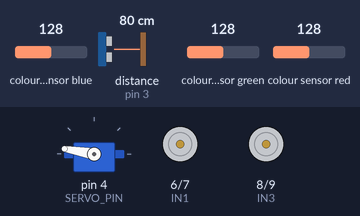
The sketch below on a simulated Arduino Uno, built with avr-gcc and run on an emulated ATmega328P. On the bench: servo, motor-driver pin pairs drawn as motors (green arrow = first pin HIGH = forward, orange = second pin HIGH = backward, longer = more drive, scaled by the enable pin). Wiring (inferred from the names in the program): ultrasonic range finder: trigger pin 2; echo pin 3; TCS3200 colour sensor: output pin 12; S2 A2; S3 A3; S0 A0; S1 A1. The test bench sets the inputs (shaded band); at power-on: distance to the obstacle (sensor on pin 3) 80 cm, colour sensor blue 128, colour sensor green 128, colour sensor red 128. The echo pulse lasts 58.3 µs per cm.

Above: at 2.2 s.
2.3 s: distance to the obstacle (sensor on pin 3) set to 27 cm
At 2.42 s:
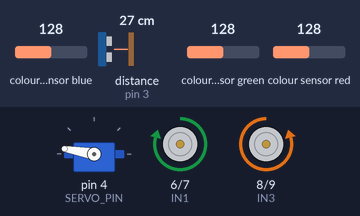
5.8 s: distance to the obstacle (sensor on pin 3) set to 23 cm
At 10.0 s:
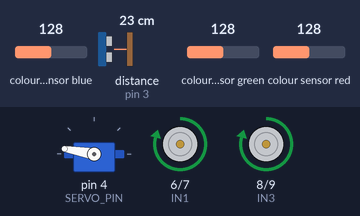
Timing chart, 0 to 15.7 s (numbered marks = the images above; inputs shaded):
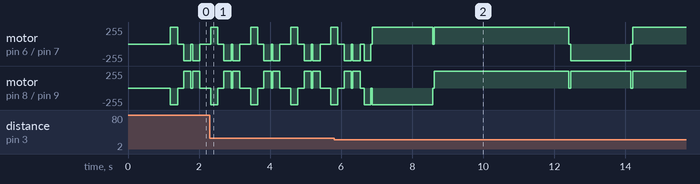

Measured:
- the behaviour switches between 26 and 25 cm on distance to the obstacle (sensor on pin 3) (found by bisection; images 1 and 2)

The sketch:

challenge_part2.ino
```cpp
#define TRIG_PIN 2
#define ECHO_PIN 3
#include <Servo.h>

Servo arm;
const int SERVO_PIN = 4;

const int ARM_DOWN = 0;
const int ARM_MID  = 40;
const int ARM_UP   = 170;

const int S0 = A0;
const int S1 = A1;
const int S2 = A2;


const int S3 = A3;
const int OUT = 12;

const int ENA = 5;    // PWM
const int ENB = 10;   // PWM
const int IN1 = 6;
const int IN2 = 7;
const int IN3 = 8;
const int IN4 = 9;

// Tune these
const int MAX_SPD = 250;     // 0-255
const int MIN_SPD = 120;     // raise if motors stall
const int STEP    = 10;      // ramp step
const int STEP_MS = 80;      // ramp delay
const int delayNum = 50;
const int turnNormal = 400;
const int turnSearch = 200;
const int turn_90 = 1700;

int turnAmount = turnSearch;
int turns = 0;
int turn_dir = -1; //Lets do -1 is left, 1 is right
bool leftpath = true;
bool rightpath = false;
int adjustment_factor = 0;
int seen_obstacles = 0;
String boxStatus = "search";

enum Color { COLOR_UNKNOWN=0, COLOR_RED=1, COLOR_GREEN=2, COLOR_BLUE=3, COLOR_DARK=4 };


void setup() {
  // put your setup code here, to run once:

  pinMode(S0, OUTPUT);
  pinMode(S1, OUTPUT);
  pinMode(S2, OUTPUT);
  pinMode(S3, OUTPUT);
  pinMode(OUT, INPUT);


  // 20% scaling: S0=LOW, S1=HIGH
  digitalWrite(S0, LOW);
  digitalWrite(S1, HIGH);

  pinMode(TRIG_PIN, OUTPUT);
  pinMode(ECHO_PIN, INPUT);

  Serial.println("This is gonna be generational. Smaller number => stronger colour.");

  pinMode(ENA, OUTPUT);
  pinMode(ENB, OUTPUT);
  pinMode(IN1, OUTPUT);
  pinMode(IN2, OUTPUT);
  pinMode(IN3, OUTPUT);
  pinMode(IN4, OUTPUT);

  arm.attach(SERVO_PIN);
  arm.write(ARM_UP);
  //arm.write(ARM_MID);

  stopMotors();
  delay(1000);

}

void loop() {
  if(obstacleAhead()) avoidObstacle();
  pathScan();
  if (leftpath && !rightpath){
    if (boxStatus == "search" || seen_obstacles >= 2) {
      forward(50);
    } else {
      forward(250);
    }
  }
  // white
  else if(!leftpath && !rightpath){
    turnLeft(turnAmount);
    if (colorCheck() == "red") {
      if (boxStatus == "search" || seen_obstacles >= 2) {
      forward(50);
      } else {
      forward(250);
      }
    }
  }
  // on the left side of the line (not supposed to happen)
  else if(!leftpath && rightpath){
    backward(200);
  }


}

void pathScan(){
  if (boxStatus == "search"){
    if (colorCheck() == "blue"){
      turnAmount = turnNormal;
      pickBox();
      boxStatus = "picked";
    }
  }
  else if (boxStatus == "picked"){
    if (colorCheck() == "blue"){
      dropBox();
      boxStatus = "dropped";
    }
  }

  leftpath = (colorCheck() == "red" || colorCheck() == "black");
  turnRight(turnAmount);
  rightpath = (colorCheck() == "red" || colorCheck() == "black");
  if (!rightpath) turnLeft(turnAmount);
}

void dropBox(){
  turnLeft(turn_90 + 300);
  forward(200);
  arm.write(ARM_DOWN);
  delay(300);
  turnLeft(100);
  arm.write(ARM_UP);
  delay(300);
  backward(1000);
  turnRight(800 + turn_90);
  forward(1000);

}
void pickBox(){
  backward(800);
  arcLeft(600);
  arm.write(ARM_DOWN);
  delay(1000);
  arcRight(1800);
  delay(400);
  moveArm(ARM_MID);
  delay(800);
  arcLeft(1000);
}

bool obstacleAhead(){
  long duration;
  float distance_cm;

  digitalWrite(TRIG_PIN, LOW);
  delayMicroseconds(5);
  digitalWrite(TRIG_PIN, HIGH);
  delayMicroseconds(10);
  digitalWrite(TRIG_PIN, LOW);

  duration = pulseIn(ECHO_PIN, HIGH, 30000);

  if (duration > 0) {
    distance_cm = (duration * 0.0343) / 2.0;
    if (distance_cm < 25) return true;
    else return false;
  }
  else return false;
}

void avoidObstacle(){
  Serial.println("Obstacel dete ted");
  backward(100);
  turnRight(turn_90);
  forward(3700);
  turnLeft(turn_90);
  forward(5200);
  turnLeft(turn_90);
  forward(1000);
  //arcRight(700);
  /* while(true){
      delay(100);
      if (colorCheck() == "red") break;
      forward(100);
  } */
  turnRight(1100);
  seen_obstacles++;
}


// --- COLOR HELPERS ----

unsigned long readPulse(bool s2, bool s3) {
  digitalWrite(S2, s2 ? HIGH : LOW);
  digitalWrite(S3, s3 ? HIGH : LOW);
  delay(3);
  unsigned long t = pulseIn(OUT, LOW, 50000); // 50ms timeout
  if (t == 0) t = 50000;
  return t;
}

unsigned long avgPulse(bool s2, bool s3, int n = 5) {
  unsigned long sum = 0;
  for (int i = 0; i < n; i++) sum += readPulse(s2, s3);
  return sum / n;
}

String colorCheck(){
  unsigned long r = avgPulse(false, false); // red filter
  unsigned long b = avgPulse(false, true);  // blue filter
  unsigned long g = avgPulse(true,  true);  // green filter
  unsigned long c = avgPulse(true,  false); // clear/brightness

  // Print raw values
  Serial.print("R "); Serial.print(r);
  Serial.print("  G "); Serial.print(g);
  Serial.print("  B "); Serial.print(b);
  Serial.print("  C "); Serial.print(c);

  // Timeout / disconnected
  if (r >= 49000 && g >= 49000 && b >= 49000) {
    //Serial.println("  -> unknown(timeout)");
    return "black";
  }

  // --- WHITE detection: very bright AND RGB close-ish ---
  unsigned long maxRGB = max(r, max(g, b));
  unsigned long minRGB = min(r, min(g, b));
  unsigned long spread = maxRGB - minRGB;

  const unsigned long WHITE_C_MAX = 120;      // tune if needed
  const unsigned long WHITE_SPREAD_MAX = 80;  // tune if needed

  if (c <= WHITE_C_MAX && spread <= WHITE_SPREAD_MAX) {
    //Serial.println("  -> white");
    return "white";
  }

  // --- BLACK detection: based on your measured black signature ---
  if (r >= 1500 && r <= 2100 &&
      g >= 1950 && g <= 2400 &&
      b >= 1600 && b <= 2100 &&
      c >= 520  && c <= 820) {
    //Serial.println("  -> black");
    return "black";
  }

  // --- RGB classification with a dominance margin ---
  unsigned long m = min(r, min(g, b));
  unsigned long second = (m == r) ? min(g, b) : (m == g ? min(r, b) : min(r, g));

  const unsigned long MARGIN = 80; // increase to 120 if still false blue

  if (second - m < MARGIN) {
    //Serial.println("  -> unknown(tie)");
    return "unknown";
  }

  if (m == r) {
    //Serial.println("  -> red");
    return "red";
  }
  if (m == g) {
    //Serial.println("  -> green");
    return "green";
  }

  //Serial.println("  -> blue");
  return "blue";
}


// -------- Motor helpers --------

// dirA=true means forward, false means backward
void setDirection(bool dirA, bool dirB) {
  // Motor A
  digitalWrite(IN1, dirA ? HIGH : LOW);
  digitalWrite(IN2, dirA ? LOW  : HIGH);

  // Motor B
  digitalWrite(IN3, dirB ? HIGH : LOW);
  digitalWrite(IN4, dirB ? LOW  : HIGH);
}

void drive(int speedA, int speedB) {
  speedA = constrain(speedA, 0, 255);
  speedB = constrain(speedB, 0, 255);
  analogWrite(ENA, speedA);
  analogWrite(ENB, speedB);
}

void rampUp(int fromSpd, int toSpd) {
  if (fromSpd > toSpd) {
    for (int s = fromSpd; s >= toSpd; s -= STEP) {
      drive(s, s);
      delay(STEP_MS);
    }
  } else {
    for (int s = fromSpd; s <= toSpd; s += STEP) {
      drive(s, s);
      delay(STEP_MS);
    }
  }
}

void stopMotors() {
  // coast
  analogWrite(ENA, 0);
  analogWrite(ENB, 0);

  // optional: also clear direction pins
  digitalWrite(IN1, LOW); digitalWrite(IN2, LOW);
  digitalWrite(IN3, LOW); digitalWrite(IN4, LOW);
}

void forward(int len){
  setDirection(true, true);  // A forward, B forward
  rampUp(MAX_SPD, MAX_SPD);
  delay(len);

  // stop
  stopMotors();
  delay(delayNum);
}

void backward(int len){
  setDirection(false, false);  // A forward, B forward
  rampUp(MAX_SPD, MAX_SPD);
  delay(len);

  // stop
  stopMotors();
  delay(delayNum);
}

void turnRight(int len){
  setDirection(true, false);
  drive(MAX_SPD, MAX_SPD);
  delay(len + adjustment_factor);

  stopMotors();
  delay(delayNum);

}

void turnLeft(int len){
  setDirection(false, true);
  drive(MAX_SPD, MAX_SPD);
  delay(len);

  stopMotors();
  delay(delayNum);

}

void fullRight(){
  backward(100);
  setDirection(false, true);
  drive(200, 200);
  delay(4000);

  stopMotors();
  delay(100);
  forward(50);

}

void fullLeft(){
  backward(100);
  setDirection(true, false);
  drive(200, 200);
  delay(4000);

  stopMotors();
  delay(100);
  forward(50);

}

void arcRight(int len){
  setDirection(true, true);
  drive(120, 0);
  delay(len);

  stopMotors();
  delay(delayNum);

}

void arcLeft(int len){
  setDirection(true, true);
  drive(0, 120);
  delay(len);

  stopMotors();
  delay(delayNum);

}

void moveArm(int movement){
  moveArmSmooth(movement);
  delay(200);
}

void moveArmSmooth(int target) {
  int current = arm.read();

  const int UP_DELAY_MS = 25;    // slower up
  const int DOWN_DELAY_MS = 10;  // keep down faster
  const int STEP = 1;            // 1 degree per step

  if (current < target) {
    for (int a = current; a <= target; a += STEP) {
      arm.write(a);
      delay(UP_DELAY_MS);
    }
  } else {
    for (int a = current; a >= target; a -= STEP) {
      arm.write(a);
      delay(DOWN_DELAY_MS);
    }
  }
}
```
